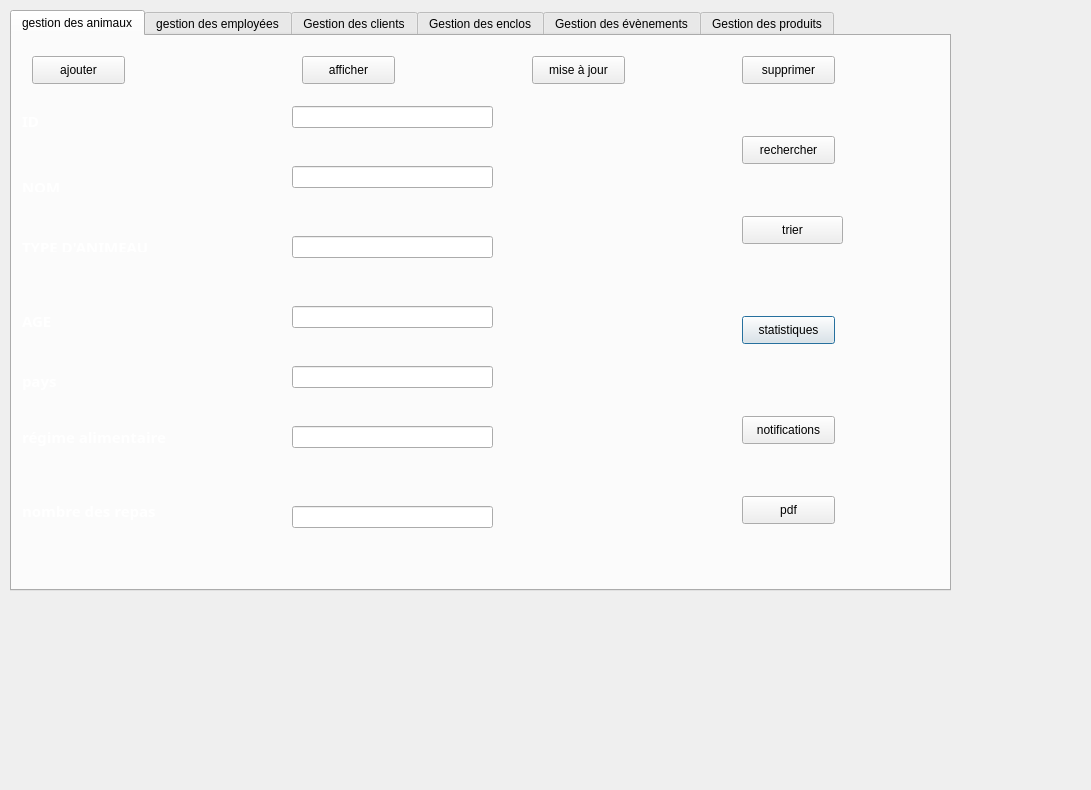
<?xml version="1.0" encoding="UTF-8"?>
<ui version="4.0">
 <class>Dialog</class>
 <widget class="QDialog" name="Dialog">
  <property name="geometry">
   <rect>
    <x>0</x>
    <y>0</y>
    <width>1091</width>
    <height>790</height>
   </rect>
  </property>
  <property name="windowTitle">
   <string>Dialog</string>
  </property>
  <widget class="QTabWidget" name="tabWidget">
   <property name="geometry">
    <rect>
     <x>10</x>
     <y>10</y>
     <width>941</width>
     <height>581</height>
    </rect>
   </property>
   <property name="currentIndex">
    <number>0</number>
   </property>
   <widget class="QWidget" name="tab">
    <attribute name="title">
     <string>gestion des animaux</string>
    </attribute>
    <widget class="QLabel" name="idAnim">
     <property name="geometry">
      <rect>
       <x>10</x>
       <y>70</y>
       <width>56</width>
       <height>31</height>
      </rect>
     </property>
     <property name="font">
      <font>
       <family>Lucida Bright</family>
       <pointsize>11</pointsize>
       <weight>75</weight>
       <bold>true</bold>
      </font>
     </property>
     <property name="text">
      <string>&lt;html&gt;&lt;head/&gt;&lt;body&gt;&lt;p&gt;&lt;span style=&quot; color:#ffffff;&quot;&gt;ID&lt;/span&gt;&lt;/p&gt;&lt;/body&gt;&lt;/html&gt;</string>
     </property>
    </widget>
    <widget class="QLabel" name="NomAnim">
     <property name="geometry">
      <rect>
       <x>10</x>
       <y>140</y>
       <width>56</width>
       <height>16</height>
      </rect>
     </property>
     <property name="font">
      <font>
       <family>Lucida Bright</family>
       <pointsize>11</pointsize>
       <weight>75</weight>
       <italic>false</italic>
       <bold>true</bold>
      </font>
     </property>
     <property name="text">
      <string>&lt;html&gt;&lt;head/&gt;&lt;body&gt;&lt;p&gt;&lt;span style=&quot; color:#ffffff;&quot;&gt;NOM&lt;/span&gt;&lt;/p&gt;&lt;/body&gt;&lt;/html&gt;</string>
     </property>
    </widget>
    <widget class="QLabel" name="TypeAnim">
     <property name="geometry">
      <rect>
       <x>10</x>
       <y>200</y>
       <width>171</width>
       <height>16</height>
      </rect>
     </property>
     <property name="font">
      <font>
       <family>Lucida Bright</family>
       <pointsize>11</pointsize>
       <weight>75</weight>
       <italic>false</italic>
       <bold>true</bold>
      </font>
     </property>
     <property name="focusPolicy">
      <enum>Qt::NoFocus</enum>
     </property>
     <property name="text">
      <string>&lt;html&gt;&lt;head/&gt;&lt;body&gt;&lt;p&gt;&lt;span style=&quot; color:#ffffff;&quot;&gt;TYPE D'ANIMEAU &lt;/span&gt;&lt;/p&gt;&lt;/body&gt;&lt;/html&gt;</string>
     </property>
    </widget>
    <widget class="QLabel" name="AgeAnim">
     <property name="geometry">
      <rect>
       <x>10</x>
       <y>270</y>
       <width>71</width>
       <height>31</height>
      </rect>
     </property>
     <property name="font">
      <font>
       <family>Lucida Bright</family>
       <pointsize>11</pointsize>
       <weight>75</weight>
       <bold>true</bold>
      </font>
     </property>
     <property name="text">
      <string>&lt;html&gt;&lt;head/&gt;&lt;body&gt;&lt;p&gt;&lt;span style=&quot; color:#ffffff;&quot;&gt;AGE&lt;/span&gt;&lt;/p&gt;&lt;/body&gt;&lt;/html&gt;</string>
     </property>
    </widget>
    <widget class="QLabel" name="PaysAnim">
     <property name="geometry">
      <rect>
       <x>10</x>
       <y>330</y>
       <width>56</width>
       <height>31</height>
      </rect>
     </property>
     <property name="font">
      <font>
       <family>Lucida Bright</family>
       <pointsize>11</pointsize>
       <weight>75</weight>
       <italic>false</italic>
       <bold>true</bold>
      </font>
     </property>
     <property name="text">
      <string>&lt;html&gt;&lt;head/&gt;&lt;body&gt;&lt;p&gt;&lt;span style=&quot; color:#ffffff;&quot;&gt;pays&lt;/span&gt;&lt;/p&gt;&lt;/body&gt;&lt;/html&gt;</string>
     </property>
    </widget>
    <widget class="QLineEdit" name="le_idAnim">
     <property name="geometry">
      <rect>
       <x>280</x>
       <y>70</y>
       <width>201</width>
       <height>22</height>
      </rect>
     </property>
     <property name="text">
      <string/>
     </property>
    </widget>
    <widget class="QLineEdit" name="lineEdit_2">
     <property name="geometry">
      <rect>
       <x>280</x>
       <y>130</y>
       <width>201</width>
       <height>22</height>
      </rect>
     </property>
    </widget>
    <widget class="QLineEdit" name="lineEdit_3">
     <property name="geometry">
      <rect>
       <x>280</x>
       <y>200</y>
       <width>201</width>
       <height>22</height>
      </rect>
     </property>
    </widget>
    <widget class="QLineEdit" name="lineEdit_4">
     <property name="geometry">
      <rect>
       <x>280</x>
       <y>270</y>
       <width>201</width>
       <height>22</height>
      </rect>
     </property>
    </widget>
    <widget class="QLineEdit" name="lineEdit_5">
     <property name="geometry">
      <rect>
       <x>280</x>
       <y>330</y>
       <width>201</width>
       <height>22</height>
      </rect>
     </property>
    </widget>
    <widget class="QLineEdit" name="lineEdit_6">
     <property name="geometry">
      <rect>
       <x>280</x>
       <y>390</y>
       <width>201</width>
       <height>22</height>
      </rect>
     </property>
    </widget>
    <widget class="QLabel" name="regimAnim">
     <property name="geometry">
      <rect>
       <x>10</x>
       <y>390</y>
       <width>181</width>
       <height>21</height>
      </rect>
     </property>
     <property name="font">
      <font>
       <family>Lucida Bright</family>
       <pointsize>11</pointsize>
       <weight>75</weight>
       <bold>true</bold>
      </font>
     </property>
     <property name="text">
      <string>&lt;html&gt;&lt;head/&gt;&lt;body&gt;&lt;p&gt;&lt;span style=&quot; color:#ffffff;&quot;&gt;régime alimentaire&lt;/span&gt;&lt;/p&gt;&lt;/body&gt;&lt;/html&gt;</string>
     </property>
    </widget>
    <widget class="QPushButton" name="pushButton_2">
     <property name="geometry">
      <rect>
       <x>730</x>
       <y>280</y>
       <width>93</width>
       <height>28</height>
      </rect>
     </property>
     <property name="text">
      <string>statistiques</string>
     </property>
    </widget>
    <widget class="QPushButton" name="pushButton_3">
     <property name="geometry">
      <rect>
       <x>730</x>
       <y>180</y>
       <width>101</width>
       <height>28</height>
      </rect>
     </property>
     <property name="text">
      <string>trier</string>
     </property>
    </widget>
    <widget class="QPushButton" name="pushButton_4">
     <property name="geometry">
      <rect>
       <x>730</x>
       <y>100</y>
       <width>93</width>
       <height>28</height>
      </rect>
     </property>
     <property name="text">
      <string>rechercher</string>
     </property>
    </widget>
    <widget class="QPushButton" name="pushButton_5">
     <property name="geometry">
      <rect>
       <x>730</x>
       <y>460</y>
       <width>93</width>
       <height>28</height>
      </rect>
     </property>
     <property name="text">
      <string>pdf</string>
     </property>
    </widget>
    <widget class="QPushButton" name="pushButton_6">
     <property name="geometry">
      <rect>
       <x>290</x>
       <y>20</y>
       <width>93</width>
       <height>28</height>
      </rect>
     </property>
     <property name="text">
      <string>afficher</string>
     </property>
    </widget>
    <widget class="QPushButton" name="pushButton_7">
     <property name="geometry">
      <rect>
       <x>20</x>
       <y>20</y>
       <width>93</width>
       <height>28</height>
      </rect>
     </property>
     <property name="text">
      <string>ajouter</string>
     </property>
    </widget>
    <widget class="QPushButton" name="pushButton_8">
     <property name="geometry">
      <rect>
       <x>520</x>
       <y>20</y>
       <width>93</width>
       <height>28</height>
      </rect>
     </property>
     <property name="text">
      <string>mise à jour</string>
     </property>
    </widget>
    <widget class="QPushButton" name="pushButton_9">
     <property name="geometry">
      <rect>
       <x>730</x>
       <y>20</y>
       <width>93</width>
       <height>28</height>
      </rect>
     </property>
     <property name="text">
      <string>supprimer</string>
     </property>
    </widget>
    <widget class="QPushButton" name="pushButton_10">
     <property name="geometry">
      <rect>
       <x>730</x>
       <y>380</y>
       <width>93</width>
       <height>28</height>
      </rect>
     </property>
     <property name="text">
      <string>notifications</string>
     </property>
    </widget>
    <widget class="QLabel" name="nbrderepas">
     <property name="geometry">
      <rect>
       <x>10</x>
       <y>460</y>
       <width>211</width>
       <height>31</height>
      </rect>
     </property>
     <property name="font">
      <font>
       <family>Lucida Bright</family>
       <pointsize>11</pointsize>
       <weight>75</weight>
       <bold>true</bold>
      </font>
     </property>
     <property name="text">
      <string>&lt;html&gt;&lt;head/&gt;&lt;body&gt;&lt;p&gt;&lt;span style=&quot; color:#ffffff;&quot;&gt;nombre des repas&lt;/span&gt;&lt;/p&gt;&lt;/body&gt;&lt;/html&gt;</string>
     </property>
    </widget>
    <widget class="QLineEdit" name="lineEdit_14">
     <property name="geometry">
      <rect>
       <x>280</x>
       <y>470</y>
       <width>201</width>
       <height>22</height>
      </rect>
     </property>
    </widget>
    <widget class="QLabel" name="label_2">
     <property name="geometry">
      <rect>
       <x>-10</x>
       <y>0</y>
       <width>1001</width>
       <height>621</height>
      </rect>
     </property>
     <property name="text">
      <string/>
     </property>
     <property name="pixmap">
      <pixmap>../../Desktop/fond zoo.jpg</pixmap>
     </property>
    </widget>
    <zorder>label_2</zorder>
    <zorder>idAnim</zorder>
    <zorder>NomAnim</zorder>
    <zorder>TypeAnim</zorder>
    <zorder>AgeAnim</zorder>
    <zorder>PaysAnim</zorder>
    <zorder>le_idAnim</zorder>
    <zorder>lineEdit_2</zorder>
    <zorder>lineEdit_3</zorder>
    <zorder>lineEdit_4</zorder>
    <zorder>lineEdit_5</zorder>
    <zorder>lineEdit_6</zorder>
    <zorder>regimAnim</zorder>
    <zorder>pushButton_2</zorder>
    <zorder>pushButton_3</zorder>
    <zorder>pushButton_4</zorder>
    <zorder>pushButton_5</zorder>
    <zorder>pushButton_6</zorder>
    <zorder>pushButton_7</zorder>
    <zorder>pushButton_8</zorder>
    <zorder>pushButton_9</zorder>
    <zorder>pushButton_10</zorder>
    <zorder>nbrderepas</zorder>
    <zorder>lineEdit_14</zorder>
   </widget>
   <widget class="QWidget" name="tab_2">
    <attribute name="title">
     <string>gestion des employées</string>
    </attribute>
   </widget>
   <widget class="QWidget" name="tab_3">
    <attribute name="title">
     <string>Gestion des clients</string>
    </attribute>
   </widget>
   <widget class="QWidget" name="tab_4">
    <attribute name="title">
     <string>Gestion des enclos</string>
    </attribute>
   </widget>
   <widget class="QWidget" name="tab_5">
    <attribute name="title">
     <string>Gestion des évènements</string>
    </attribute>
   </widget>
   <widget class="QWidget" name="tab_6">
    <attribute name="title">
     <string>Gestion des produits</string>
    </attribute>
   </widget>
  </widget>
  <widget class="QLabel" name="label">
   <property name="geometry">
    <rect>
     <x>240</x>
     <y>840</y>
     <width>56</width>
     <height>16</height>
    </rect>
   </property>
   <property name="text">
    <string>TextLabel</string>
   </property>
  </widget>
 </widget>
 <resources/>
 <connections/>
</ui>
